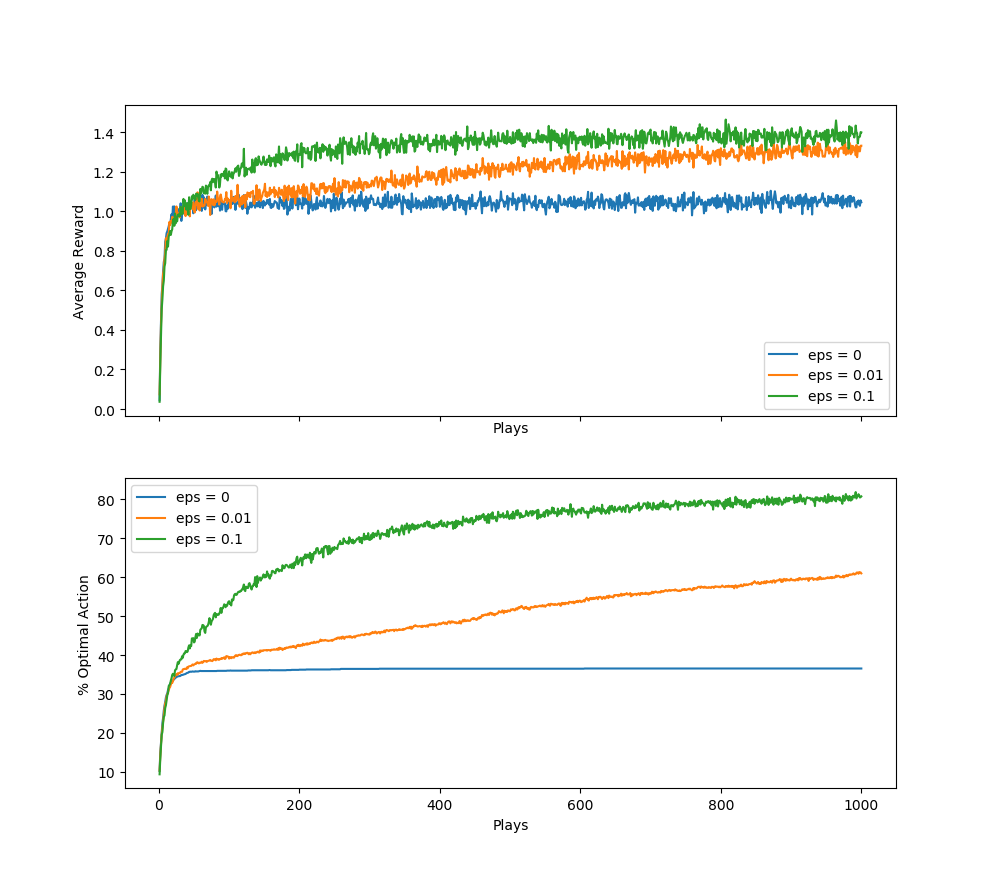

Write the Python code that produced this figure.
'''
Reinforcement Learning by Sutton and Barto
2. Evaluative Feedback
2.1 An n-Armed Bandit Problem
'''
import numpy as np
import matplotlib.pyplot as plt


class Agent(object):
    def __init__(self, n, eps):
        self.n = n
        self.eps = eps
        self.Q = np.zeros(n)
        self.k = np.zeros(n)
    
    def select_action(self):
        if np.random.uniform() < self.eps:
            return np.random.randint(0, self.n)
        else:
            return np.argmax(self.Q)
    
    def accept_reward(self, a, r):
        self.k[a] += 1
        self.Q[a] += (r - self.Q[a])/self.k[a]


class Environment(object):
    def __init__(self, n):
        self.Q_star = np.random.normal(size=n)
        self.optimal_action = np.argmax(self.Q_star)
    
    def give_reward(self, a):
        return np.random.normal(self.Q_star[a], 1)
    
    def get_optimal_action(self):
        return self.optimal_action


def main():
    np.random.seed(0)
    n = 10
    tasks_num = 2000
    plays_num = 1000
    eps = [0, 0.01, 0.1]
    
    f, (ax1, ax2) = plt.subplots(2, sharex=True)

    for i in range(len(eps)):
        avg_rewards = np.zeros(plays_num)
        optimal_actions = np.zeros(plays_num)
        for j in range(tasks_num):
            env = Environment(n)
            agent = Agent(n, eps[i])
            optimal_action = env.get_optimal_action()
            for p in range(plays_num):
                a = agent.select_action()
                r = env.give_reward(a)
                agent.accept_reward(a, r)
                avg_rewards[p] += r
                if a == optimal_action:
                    optimal_actions[p] += 1
        plays = range(1, plays_num + 1)
        optimal_actions = [100*x/tasks_num for x in optimal_actions]
        avg_rewards = [x/tasks_num for x in avg_rewards]
        label = 'eps = ' + str(eps[i])
        ax1.plot(plays, avg_rewards, label=label)
        ax2.plot(plays, optimal_actions, label=label)
    
    ax1.set_xlabel('Plays')
    ax1.set_ylabel('Average Reward')
    ax1.legend()
    
    ax2.set_xlabel('Plays')
    ax2.set_ylabel('% Optimal Action')
    ax2.legend()
    
    plt.show()


if __name__ == '__main__':
    main()
